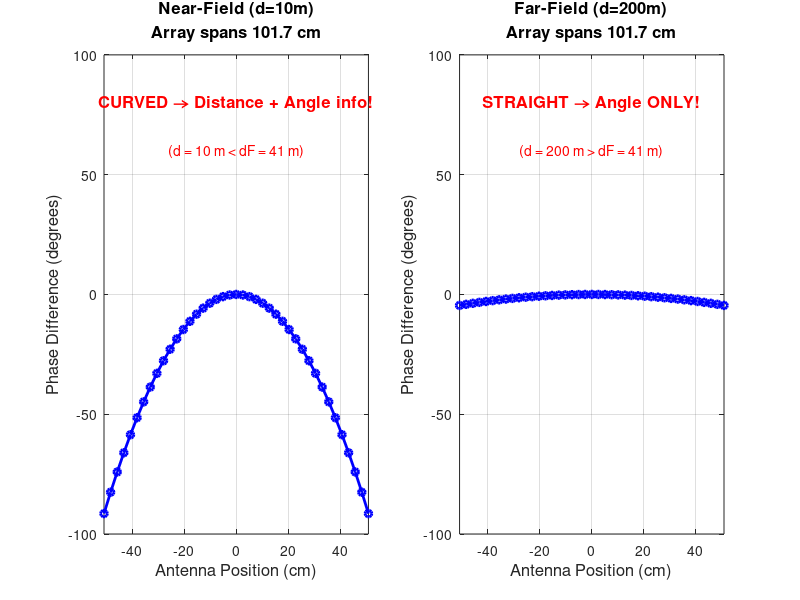
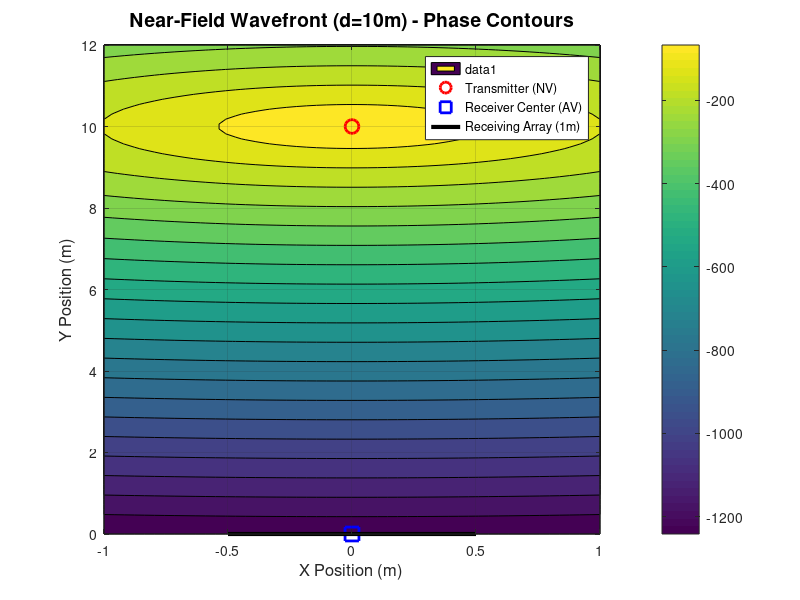

Here is the MATLAB script that generated these plots, in order:
%% Part 2: Wavefront Curvature Visualization
% Shows why near-field gives distance information
% This is the KEY INSIGHT of the paper!

clear; close all; clc;

% ============================================
% 1. SETUP: Constants and Array Configuration
% ============================================

c = 3e8;                    % Speed of light (m/s)
fc = 5.9e9;                 % Carrier frequency: 5.9 GHz (current V2X)
lambda = c / fc;            % Wavelength (about 5 cm)
d_antenna = lambda / 2;     % Half-wavelength spacing (standard)

% Array configuration
K = 41;                     % Number of antennas (odd number for a center)
D = (K - 1) * d_antenna;    % Total array size (about 1 meter)

% Display array info
fprintf('=== Array Configuration ===\n');
fprintf('Number of antennas: %d\n', K);
fprintf('Antenna spacing: %.2f cm\n', d_antenna*100);
fprintf('Total array size: %.2f m (%.1f cm)\n', D, D*100);
fprintf('Fraunhofer distance: %.2f m\n\n', 2*D^2/lambda);

% Antenna positions (centered at 0)
x_ant = linspace(-D/2, D/2, K);

% ============================================
% 2. TEST TWO SCENARIOS: Near vs Far
% ============================================

% Two test distances
distances = [10, 200];      % 10m = near-field, 200m = far-field
labels = {'Near-Field (d=10m)', 'Far-Field (d=200m)'};
theta = 0;                  % Boresight direction (straight ahead)

% Create figure with two subplots
figure('Position', [100, 100, 1200, 500]);

for idx = 1:2
    d_tx = distances(idx);
    
    % ============================================
    % 3. CALCULATE PHASE AT EACH ANTENNA
    % ============================================
    
    % Distance from transmitter to each antenna
    % Transmitter is at position (0, d_tx) in polar coordinates
    % Formula: d_k = sqrt(x_ant^2 + d_tx^2 - 2*x_ant*d_tx*sin(theta))
    d_k = sqrt(x_ant.^2 + d_tx^2 - 2*x_ant*d_tx*sin(theta));
    
    % Phase relative to the central antenna
    % Formula: phase = -2*pi/lambda * (d_k - d_tx)
    phase = -2*pi/lambda * (d_k - d_tx);
    
    % ============================================
    % 4. PLOT THE RESULTS
    % ============================================
    
    subplot(1, 2, idx);
    
    % Plot phase vs antenna position
    plot(x_ant*100, phase*180/pi, 'b-o', 'LineWidth', 2, 'MarkerSize', 5);
    
    xlabel('Antenna Position (cm)', 'FontSize', 12);
    ylabel('Phase Difference (degrees)', 'FontSize', 12);
    title(sprintf('%s\nArray spans %.1f cm', labels{idx}, D*100), 'FontSize', 12);
    grid on;
    
    xlim([-D/2*100, D/2*100]);
    ylim([-100, 100]);
    
    % Add annotation explaining what we can estimate
    if idx == 1
        % Near-field: curved pattern
        text(0, 80, 'CURVED → Distance + Angle info!', ...
             'HorizontalAlignment', 'center', ...
             'Color', 'r', 'FontSize', 12, 'FontWeight', 'bold');
        text(0, 60, sprintf('(d = %d m < dF = %.0f m)', d_tx, 2*D^2/lambda), ...
             'HorizontalAlignment', 'center', ...
             'Color', 'r', 'FontSize', 10);
    else
        % Far-field: straight line
        text(0, 80, 'STRAIGHT → Angle ONLY!', ...
             'HorizontalAlignment', 'center', ...
             'Color', 'r', 'FontSize', 12, 'FontWeight', 'bold');
        text(0, 60, sprintf('(d = %d m > dF = %.0f m)', d_tx, 2*D^2/lambda), ...
             'HorizontalAlignment', 'center', ...
             'Color', 'r', 'FontSize', 10);
    end
end

% ============================================
% 5. ADD A 3D SURFACE PLOT (BONUS)
% ============================================

% Create a new figure showing the wavefront in 2D
figure('Position', [100, 100, 800, 600]);

% Visualize wavefront for near-field case
d_tx = 10;
theta = 0;

% Create a grid of points to visualize the wavefront
x_range = linspace(-1, 1, 50);
y_range = linspace(0, 12, 100);
[X, Y] = meshgrid(x_range, y_range);

% Calculate distance from transmitter (at 0, d_tx) to each point
d_grid = sqrt(X.^2 + (Y - d_tx).^2);

% Calculate phase at each point (relative to transmitter)
phase_grid = -2*pi/lambda * (d_grid);

% Plot the wavefront (phase contours)
contourf(X, Y, phase_grid, 20);
colorbar;
xlabel('X Position (m)', 'FontSize', 12);
ylabel('Y Position (m)', 'FontSize', 12);
title('Near-Field Wavefront (d=10m) - Phase Contours', 'FontSize', 14);

% Mark transmitter position
hold on;
plot(0, d_tx, 'ro', 'MarkerSize', 10, 'LineWidth', 2, 'DisplayName', 'Transmitter (NV)');
plot(0, 0, 'bs', 'MarkerSize', 10, 'LineWidth', 2, 'DisplayName', 'Receiver Center (AV)');

% Mark the receiving array
line([-0.5, 0.5], [0, 0], 'Color', 'k', 'LineWidth', 3, ...
     'DisplayName', 'Receiving Array (1m)');
legend('Location', 'northeast');
grid on;

fprintf('\n=== Part 2 Complete ===\n');
fprintf('You should see two figures:\n');
fprintf('1. Phase across the array (near vs far)\n');
fprintf('2. 2D wavefront visualization\n');
